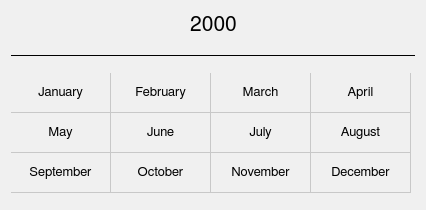
<?xml version="1.0" encoding="UTF-8"?>
<ui version="4.0">
 <class>calendarWindow</class>
 <widget class="QWidget" name="calendarWindow">
  <property name="geometry">
   <rect>
    <x>0</x>
    <y>0</y>
    <width>426</width>
    <height>210</height>
   </rect>
  </property>
  <property name="minimumSize">
   <size>
    <width>426</width>
    <height>210</height>
   </size>
  </property>
  <property name="maximumSize">
   <size>
    <width>426</width>
    <height>210</height>
   </size>
  </property>
  <property name="font">
   <font>
    <family>FreeSans</family>
    <pointsize>10</pointsize>
    <weight>50</weight>
    <bold>false</bold>
    <stylestrategy>PreferAntialias</stylestrategy>
    <kerning>true</kerning>
   </font>
  </property>
  <property name="styleSheet">
   <string notr="true">QWidget {
	background-color: rgb(240,240,240);
}</string>
  </property>
  <layout class="QGridLayout" name="gridLayout">
   <item row="0" column="0">
    <layout class="QVBoxLayout" name="verticalLayout">
     <item>
      <layout class="QHBoxLayout" name="horizontalLayout">
       <item>
        <widget class="QToolButton" name="past_button">
         <property name="maximumSize">
          <size>
           <width>27</width>
           <height>27</height>
          </size>
         </property>
         <property name="styleSheet">
          <string notr="true">QToolButton {
	border: 1px solid transparent;
	background-color: transparent;
	width: 27px;
	height: 27px;
}

QToolButton:flat {
	border: none;
}</string>
         </property>
         <property name="text">
          <string/>
         </property>
         <property name="icon">
          <iconset>
           <normaloff>icons/left_arrow_icon.svg</normaloff>icons/left_arrow_icon.svg</iconset>
         </property>
         <property name="iconSize">
          <size>
           <width>23</width>
           <height>23</height>
          </size>
         </property>
         <property name="autoRaise">
          <bool>false</bool>
         </property>
        </widget>
       </item>
       <item>
        <spacer name="horizontalSpacer">
         <property name="orientation">
          <enum>Qt::Horizontal</enum>
         </property>
         <property name="sizeHint" stdset="0">
          <size>
           <width>40</width>
           <height>20</height>
          </size>
         </property>
        </spacer>
       </item>
       <item>
        <widget class="QLabel" name="label_1">
         <property name="minimumSize">
          <size>
           <width>0</width>
           <height>27</height>
          </size>
         </property>
         <property name="maximumSize">
          <size>
           <width>16777215</width>
           <height>27</height>
          </size>
         </property>
         <property name="font">
          <font>
           <family>FreeSans</family>
           <pointsize>16</pointsize>
           <weight>50</weight>
           <bold>false</bold>
           <stylestrategy>PreferAntialias</stylestrategy>
           <kerning>true</kerning>
          </font>
         </property>
         <property name="text">
          <string>2000</string>
         </property>
         <property name="alignment">
          <set>Qt::AlignCenter</set>
         </property>
        </widget>
       </item>
       <item>
        <spacer name="horizontalSpacer_2">
         <property name="orientation">
          <enum>Qt::Horizontal</enum>
         </property>
         <property name="sizeHint" stdset="0">
          <size>
           <width>40</width>
           <height>20</height>
          </size>
         </property>
        </spacer>
       </item>
       <item>
        <widget class="QToolButton" name="future_button">
         <property name="maximumSize">
          <size>
           <width>27</width>
           <height>27</height>
          </size>
         </property>
         <property name="styleSheet">
          <string notr="true">QToolButton {
	border: 1px solid transparent;
	background-color: transparent;
	width: 27px;
	height: 27px;
}

QToolButton:flat {
	border: none;
}</string>
         </property>
         <property name="text">
          <string/>
         </property>
         <property name="icon">
          <iconset>
           <normaloff>icons/right_arrow_icon.svg</normaloff>icons/right_arrow_icon.svg</iconset>
         </property>
         <property name="iconSize">
          <size>
           <width>23</width>
           <height>23</height>
          </size>
         </property>
         <property name="autoRaise">
          <bool>false</bool>
         </property>
        </widget>
       </item>
      </layout>
     </item>
     <item>
      <spacer name="verticalSpacer">
       <property name="orientation">
        <enum>Qt::Vertical</enum>
       </property>
       <property name="sizeType">
        <enum>QSizePolicy::Fixed</enum>
       </property>
       <property name="sizeHint" stdset="0">
        <size>
         <width>20</width>
         <height>10</height>
        </size>
       </property>
      </spacer>
     </item>
     <item>
      <widget class="Line" name="line">
       <property name="frameShadow">
        <enum>QFrame::Plain</enum>
       </property>
       <property name="orientation">
        <enum>Qt::Horizontal</enum>
       </property>
      </widget>
     </item>
     <item>
      <spacer name="verticalSpacer_2">
       <property name="orientation">
        <enum>Qt::Vertical</enum>
       </property>
       <property name="sizeType">
        <enum>QSizePolicy::Fixed</enum>
       </property>
       <property name="sizeHint" stdset="0">
        <size>
         <width>20</width>
         <height>10</height>
        </size>
       </property>
      </spacer>
     </item>
     <item>
      <widget class="QTableWidget" name="tableWidget">
       <property name="minimumSize">
        <size>
         <width>0</width>
         <height>0</height>
        </size>
       </property>
       <property name="maximumSize">
        <size>
         <width>16777215</width>
         <height>16777215</height>
        </size>
       </property>
       <property name="font">
        <font>
         <family>FreeSans</family>
         <pointsize>10</pointsize>
         <weight>50</weight>
         <bold>false</bold>
         <stylestrategy>PreferAntialias</stylestrategy>
         <kerning>true</kerning>
        </font>
       </property>
       <property name="focusPolicy">
        <enum>Qt::NoFocus</enum>
       </property>
       <property name="styleSheet">
        <string notr="true">QTableWidget {
    selection-background-color: qlineargradient(x1:0, y1:0, x2:0, y2:1,
									stop:0 #daecfc, stop:1 #c4e0fc);
	selection-color: black;
}


QTableWidget::item:hover {
    background-color: qlineargradient(x1:0, y1:0, x2:0, y2:1,
									stop:0 #ecf4fc, stop:1 #dcecfc);
}

QTableWidget::item:selected {
    background-color: qlineargradient(x1:0, y1:0, x2:0, y2:1,
									stop:0 #daecfc, stop:1 #c4e0fc);
}</string>
       </property>
       <property name="frameShape">
        <enum>QFrame::NoFrame</enum>
       </property>
       <property name="lineWidth">
        <number>0</number>
       </property>
       <property name="verticalScrollBarPolicy">
        <enum>Qt::ScrollBarAlwaysOff</enum>
       </property>
       <property name="horizontalScrollBarPolicy">
        <enum>Qt::ScrollBarAlwaysOff</enum>
       </property>
       <property name="sizeAdjustPolicy">
        <enum>QAbstractScrollArea::AdjustIgnored</enum>
       </property>
       <property name="selectionMode">
        <enum>QAbstractItemView::SingleSelection</enum>
       </property>
       <property name="gridStyle">
        <enum>Qt::SolidLine</enum>
       </property>
       <property name="rowCount">
        <number>3</number>
       </property>
       <property name="columnCount">
        <number>4</number>
       </property>
       <attribute name="horizontalHeaderVisible">
        <bool>false</bool>
       </attribute>
       <attribute name="horizontalHeaderDefaultSectionSize">
        <number>100</number>
       </attribute>
       <attribute name="horizontalHeaderHighlightSections">
        <bool>false</bool>
       </attribute>
       <attribute name="horizontalHeaderMinimumSectionSize">
        <number>100</number>
       </attribute>
       <attribute name="verticalHeaderVisible">
        <bool>false</bool>
       </attribute>
       <attribute name="verticalHeaderDefaultSectionSize">
        <number>40</number>
       </attribute>
       <attribute name="verticalHeaderHighlightSections">
        <bool>false</bool>
       </attribute>
       <attribute name="verticalHeaderMinimumSectionSize">
        <number>40</number>
       </attribute>
       <row/>
       <row/>
       <row/>
       <column/>
       <column/>
       <column/>
       <column/>
       <item row="0" column="0">
        <property name="text">
         <string>January</string>
        </property>
        <property name="textAlignment">
         <set>AlignCenter</set>
        </property>
       </item>
       <item row="0" column="1">
        <property name="text">
         <string>February</string>
        </property>
        <property name="textAlignment">
         <set>AlignCenter</set>
        </property>
       </item>
       <item row="0" column="2">
        <property name="text">
         <string>March</string>
        </property>
        <property name="textAlignment">
         <set>AlignCenter</set>
        </property>
       </item>
       <item row="0" column="3">
        <property name="text">
         <string>April</string>
        </property>
        <property name="textAlignment">
         <set>AlignCenter</set>
        </property>
       </item>
       <item row="1" column="0">
        <property name="text">
         <string>May</string>
        </property>
        <property name="textAlignment">
         <set>AlignCenter</set>
        </property>
       </item>
       <item row="1" column="1">
        <property name="text">
         <string>June</string>
        </property>
        <property name="textAlignment">
         <set>AlignCenter</set>
        </property>
       </item>
       <item row="1" column="2">
        <property name="text">
         <string>July</string>
        </property>
        <property name="textAlignment">
         <set>AlignCenter</set>
        </property>
       </item>
       <item row="1" column="3">
        <property name="text">
         <string>August</string>
        </property>
        <property name="textAlignment">
         <set>AlignCenter</set>
        </property>
       </item>
       <item row="2" column="0">
        <property name="text">
         <string>September</string>
        </property>
        <property name="textAlignment">
         <set>AlignCenter</set>
        </property>
       </item>
       <item row="2" column="1">
        <property name="text">
         <string>October</string>
        </property>
        <property name="textAlignment">
         <set>AlignCenter</set>
        </property>
       </item>
       <item row="2" column="2">
        <property name="text">
         <string>November</string>
        </property>
        <property name="textAlignment">
         <set>AlignCenter</set>
        </property>
       </item>
       <item row="2" column="3">
        <property name="text">
         <string>December</string>
        </property>
        <property name="textAlignment">
         <set>AlignCenter</set>
        </property>
       </item>
      </widget>
     </item>
    </layout>
   </item>
  </layout>
 </widget>
 <resources/>
 <connections/>
</ui>
